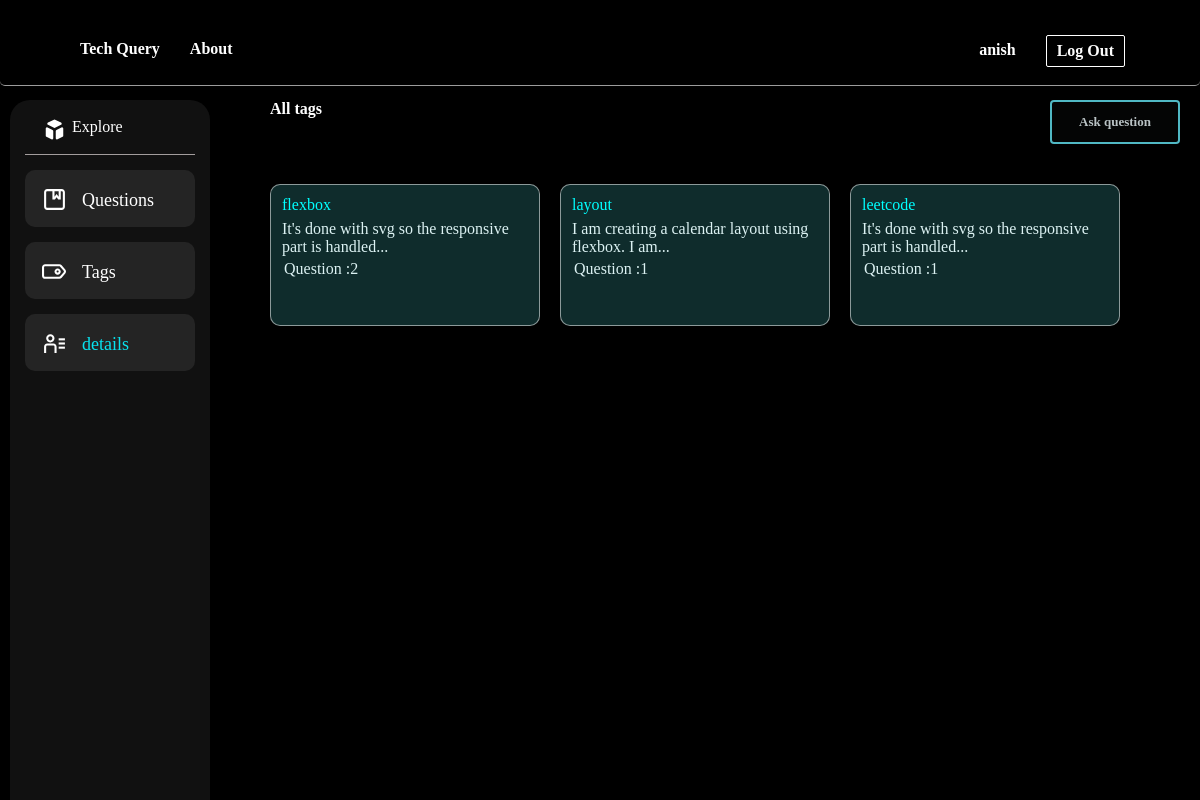
/tagsPage.php (signed in), run on the app's committed database.
### tables this page shows
CREATE TABLE `users` (
  `user_id` int(11) NOT NULL,
  `username` varchar(50) NOT NULL,
  `u_email` varchar(100) NOT NULL,
  `password` varchar(255) NOT NULL,
  `joindate` date NOT NULL DEFAULT current_timestamp()
);

CREATE TABLE `tags` (
  `tagid` int(11) NOT NULL,
  `tagname` varchar(25) NOT NULL
);

### app/Main.php (called while the page is built, shortened)
<?php
class Main
{
    public function __construct()
    {
        try {
            $this->conn = new PDO(DB_TYPE . ":host=" . DB_SERVER . ";dbname=" . DB_DATABASE, DB_USER, DB_PASSWORD);
        } catch (PDOException $e) {
            echo '<h3>Database Not Connected</h3>', '<p>Please Check database connection before running this site ...</p>';
            exit;
        }
    }
}
?>

### app/Admin.php (called while the page is built, shortened)
<?php
class Admin extends Main
{
	public function ret($stmt)
	{
		$stmt = $this->conn->prepare($stmt);
		$stmt->execute();
		return $stmt;
	}
}
?>

### config.php (called while the page is built, shortened)
<?php
require_once 'app/Main.php';
require_once 'app/Admin.php';
$admin = new Admin();

### tagsPage.php (the view, shortened to what this page needs)
<?php
function limitWords($string, $word_limit)
{
    $words = explode(" ", $string);
    return implode(" ", array_slice($words, 0, $word_limit)) . (count($words) > $word_limit ? "..." : "");
}
?>
<!DOCTYPE html>
<html lang="en">
<head>
    <link rel="stylesheet" href="css/header.css">
    <link rel="stylesheet" href="css/getStarted.css">
    <link rel="stylesheet" href="css/sidebar.css">
    <link rel="stylesheet" href="css/tags.css">
</head>
<body>
    <div class="fixed">
        <?php include "includes/header.php"; ?>
    </div>
    <?php include "includes/sidebar.php"; ?>
    <div style="padding-top:60px ;">
        <div class="content">
            <h4>All tags</h4>
            <?php if (isset($row['user_id'])): ?>
                <a href="askquestion.php" class="btn">Ask question</a>
            <?php else: ?>
                <a href="" class="btn">Ask question</a>
            <?php endif; ?>
        </div>
    </div>
    <div class="tagcon">
        <?php
        $stmtt = $admin->ret("SELECT t.tagid, t.tagname, COUNT(qt.questionid) AS question_count, MAX(q.questioneddate) AS last_updated_question_date, MAX(q.description) AS last_updated_question_desc
        FROM tags AS t
        LEFT JOIN questiontag AS qt ON t.tagid = qt.tagid
        LEFT JOIN questions AS q ON qt.questionid = q.questionid
        GROUP BY t.tagid, t.tagname
        ORDER BY last_updated_question_date DESC;");
        while ($rowtt = $stmtt->fetch(PDO::FETCH_ASSOC)) {
            ?>
            <div href="" class="intagcon">
                <div style="margin-bottom:5px;color: aqua;" href=""><?php echo $rowtt['tagname'] ?></div>
                <div> <?php echo limitWords($rowtt['last_updated_question_desc'], 10); ?></div>
                <p style="margin:3px">Question :<?php echo $rowtt['question_count'] ?></p>
            </div>
            <?php
        }
        ?>
    </div>
</body>
</html>

### includes/header.php
<?php
include 'config.php';
if (isset($_SESSION['user_id'])) {
    $uid = $_SESSION['user_id'];
    $stmt = $admin->ret("SELECT * FROM `users` WHERE `user_id`='$uid'");
    $row = $stmt->fetch(PDO::FETCH_ASSOC);
}
?>
<header>
    <div>
        <div>Tech Query</div>
        <div>About</div>
    </div>
    <div>
        <?php if (isset($row['user_id'])): ?>
            <a href="userProfile.php"><?php echo $row['username']; ?></a>
            <a href="controller/u_logout.php" class="logBtn">Log Out</a>
        <?php else: ?>
            <a href="login.php" class="logBtn">Log in</a>
            <a href="signup.php" class="logBtn">Sign up</a>
        <?php endif; ?>
    </div>
</header>

### css/header.css (style rules this page uses)
header { display: flex; justify-content: space-between; z-index: 9999; font-weight: 600; border-radius: 5px; background-color: transparent; border-bottom: solid 1px rgba(250, 250, 250, 0.622); border-width: thin; padding: 10px 50px; height: 65px; backdrop-filter: brightness(110%) blur(6px); }
.fixed { position: fixed; width: 100%; }
body { margin: 0; padding: 0; background-color: #000000; font-family: "Shadows Into Light Two", cursive; }
.logBtn { background-color: transparent; color: rgb(252, 252, 252); border-radius: 2px; border: solid 1px white; cursor: cell; transition: 1s; }
div a { display: flex; justify-content: center; align-items: center; margin: 10px; padding: 10px; height: 10px; text-decoration: inherit; color: inherit; }
header div { display: flex; padding: 15px; }

### css/getStarted.css (style rules this page uses)
body { color: white; }
.content { margin-left: 250px; padding: 20px; display: flex; justify-content: space-between; margin-top: 20px; }
.btn { align-items: center; background-color: #040505; border: 2px solid rgba(97, 224, 238, 0.821); border-radius: .25rem; box-shadow: rgba(0, 0, 0, 0.02) 0 1px 3px 0; box-sizing: border-box; color: rgba(217, 228, 230, 0.85); cursor: pointer; display: inline-flex; font-size: 13px; font-weight: 600; justify-content: center; line-height: 1.25; margin: 0; height: 15px; padding: 20px; position: relative; text-decoration: none; transition: all 250ms; user-select: none; -webkit-user-select: none; touch-action: manipulation; vertical-align: baseline; width: 130px; }
h4 { margin: 0; }

### css/sidebar.css (style rules this page uses)
body { color: white; }

### css/tags.css (style rules this page uses)
.tagcon { margin-left: 250px; padding: 20px; display: grid; grid-template-columns: repeat(4 , 1fr); margin-top: 20px; gap: 20px; padding-top: 0px; }
.intagcon { background-color: rgba(73, 205, 205, 0.211); border: 1px solid rgba(255, 255, 255, 0.522); color: rgb(220, 242, 243); padding: 10px; transition: 900ms; display: flex; flex-direction: column; flex-wrap: wrap; width: 248px; height: 120px; border-radius: 10px; }
.intagcon > div, .intagcon p { margin: 1px; }

### data on the page
users: username "anish"
tags: tagname "flexbox", last_updated_question_desc "It's done with svg so the responsive part is handled...", question_count "2"
tags: tagname "layout", last_updated_question_desc "I am creating a calendar layout using flexbox. I am...", question_count "1"
tags: tagname "leetcode", last_updated_question_desc "It's done with svg so the responsive part is handled...", question_count "1"
